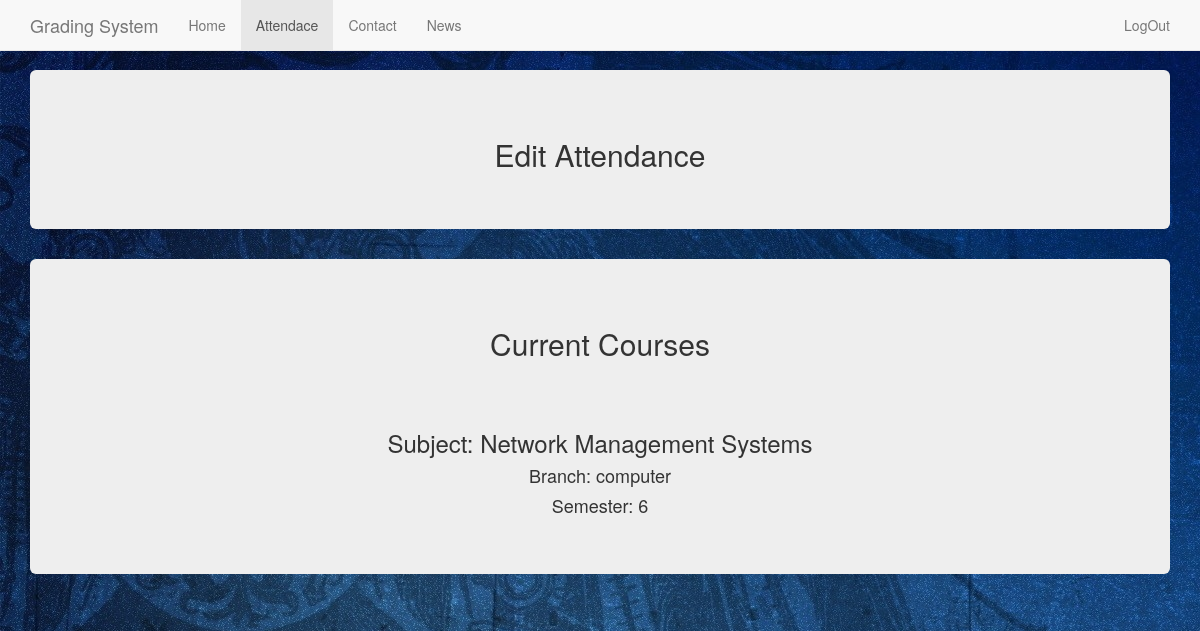
The app's page /teacher/attendance.php (signed in) with its own data.
### tables this page shows
CREATE TABLE IF NOT EXISTS `teaches` (
  `teacher_id` varchar(20) NOT NULL,
  `branch` varchar(30) NOT NULL,
  `total_lecs` int(11) NOT NULL,
  `sem` int(11) NOT NULL,
  `subject` varchar(100) NOT NULL
);

### teacher/attendance.php (the view, shortened to what this page needs)
<?php
  include '../php/utility.php';
  $sql2 = "select * from teaches where teacher_id='".$_SESSION['id']."'";
  $result2 = $conn->query($sql2);
  $teaches = array();
  while ($row = $result2->fetch_assoc()){
    $subject = array();
    $subject['branch'] = $row['branch'];
    $subject['sem'] = $row['sem'];
    $subject['subject'] = $row['subject'];
    $teaches[] = $subject;
  }
?>
<!DOCTYPE html>
<html lang="en">
  <head>
    <link href="../static/bootstrap.min.css" rel="stylesheet">
    <link href="../static/navbar-fixed-top.css" rel="stylesheet">
  </head>
  <body style="background-image: url('../icons/back.jpg');background-attachment: fixed">
    <nav class="navbar navbar-default navbar-fixed-top">
      <div class="container">
        <div class="navbar-header">
          <a class="navbar-brand" href="#">Grading System</a>
        </div>
        <div id="navbar" class="navbar-collapse collapse">
          <ul class="nav navbar-nav">
            <li ><a href="home2.php">Home</a></li>
            <li class="active"><a href="attendance.php">Attendace</a></li>
            <li ><a href="contact.html">Contact</a></li>
            <li><a href="news.php">News</a></li>
          </ul>
          <ul class="nav navbar-nav navbar-right">
            <li><a href="../index.php?status=logout">LogOut</a></li>
          </ul>
        </div>
      </div>
    </nav>
    <div class="container">
      <div class="jumbotron"  style="text-align:center" >
        <h2>Edit Attendance</h2>
        </div>
      </div>
        <?php
            echo "<div class='container'><div class='jumbotron'  style='text-align:center' >";
            echo "<h2>Current Courses</h2><br><br>";
            foreach ($teaches as $subject) {
              echo "<h3 style='text-align:center'><a href='editAttendance.php?subject=".$subject['subject']."
              &sem=".$subject['sem']."'>Subject: ".$subject['subject']."</a></h3>";
              echo "<h4 style='text-align:center'>Branch: ".$subject['branch']."</h4>";
              echo "<h4 style='text-align:center'>Semester: ".$subject['sem']."</h4>";
            }
            echo "</div></div>";
        ?>
  </body>
</html>

### static/navbar-fixed-top.css (style rules this page uses)
body { min-height: 500px; padding-top: 70px; }
a { color: inherit; }

### records on screen
teaches: subject "Network Management Systems", branch "computer", sem "6"
